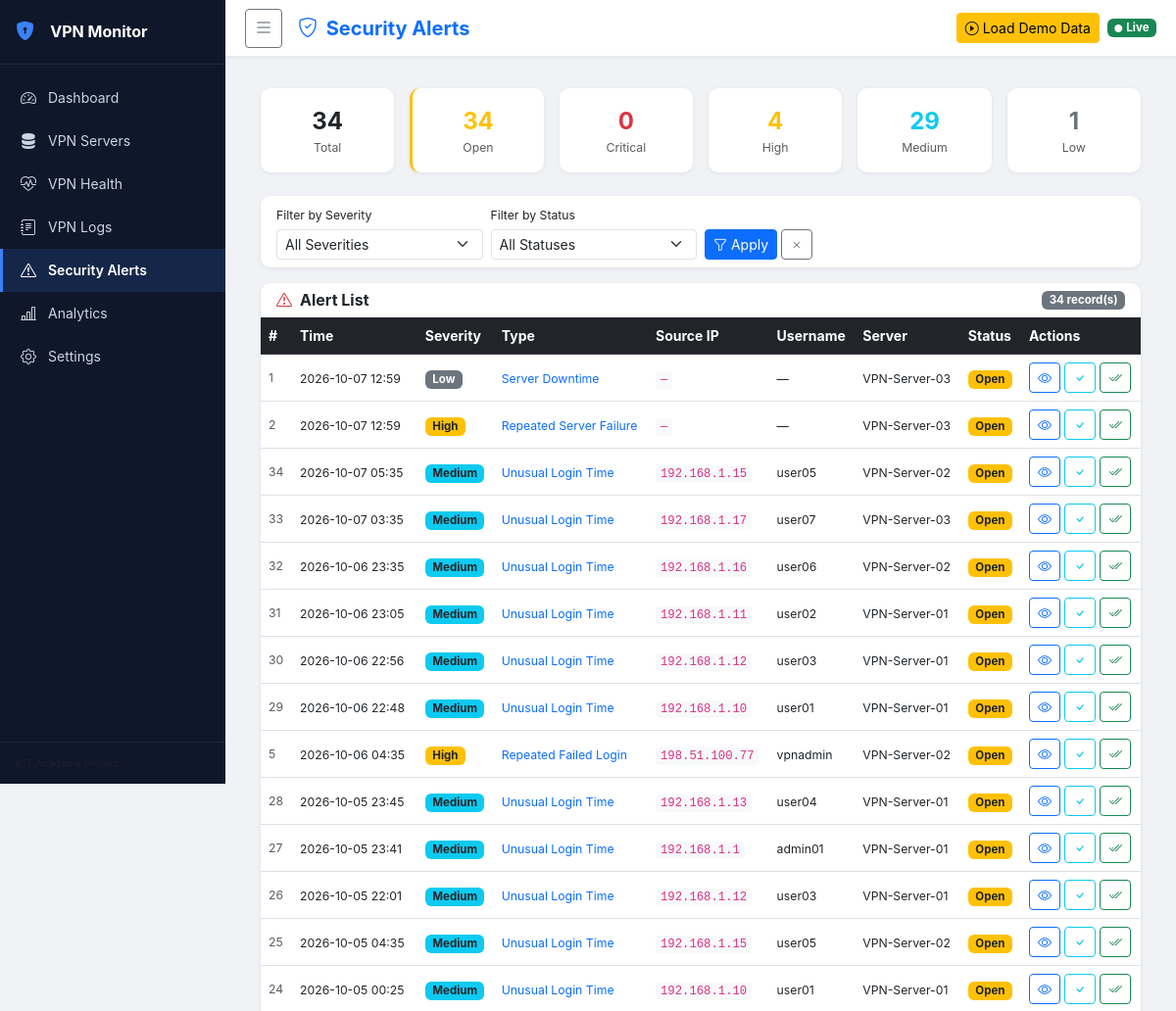
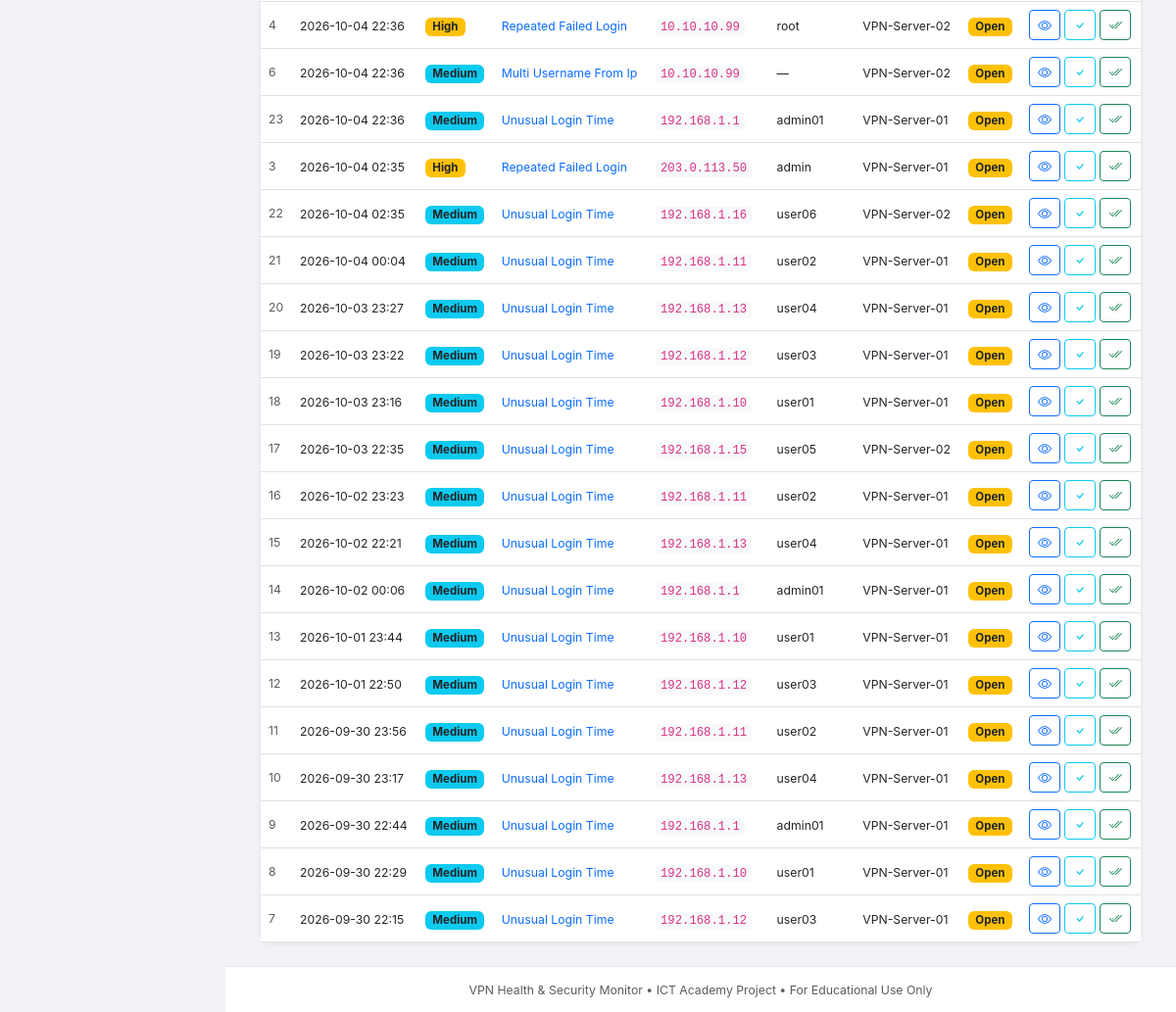
Screenshot of /alerts with the database file from the repository (2 pictures, top to bottom).
### tables this page shows
CREATE TABLE alerts (
            id           INTEGER PRIMARY KEY AUTOINCREMENT,
            timestamp    TEXT NOT NULL,
            severity     TEXT NOT NULL,
            alert_type   TEXT NOT NULL,
            source_ip    TEXT,
            username     TEXT,
            server_name  TEXT,
            description  TEXT,
            details      TEXT,
            status       TEXT DEFAULT 'open',
            created_at   TEXT DEFAULT (datetime('now')),
            updated_at   TEXT DEFAULT (datetime('now'))
        );

### routes/alerts.py (the view)
@alerts_bp.route('/alerts')
def alerts():
    page = request.args.get('page', 1, type=int)
    severity_filter = request.args.get('severity', '')
    status_filter = request.args.get('status', '')
    alert_list, total = get_all_alerts(
        severity_filter=severity_filter or None,
        status_filter=status_filter or None,
        page=page,
        per_page=50,
    )
    stats = get_alert_stats()
    total_pages = max(1, (total + 49) // 50)
    return render_template(
        'alerts.html',
        alerts=alert_list,
        stats=stats,
        total=total,
        page=page,
        total_pages=total_pages,
        severity_filter=severity_filter,
        status_filter=status_filter,
        severity_levels=SEVERITY_LEVELS,
        status_options=STATUS_OPTIONS,
    )

### database/database.py (called while the page is built)
def get_db_connection():
    conn = sqlite3.connect(config.DATABASE_PATH)
    conn.row_factory = sqlite3.Row  # Allows accessing columns by name
    conn.execute("PRAGMA foreign_keys = ON")  # Enable foreign key support
    return conn

### models/alert.py (called while the page is built)
def get_all_alerts(severity_filter=None, status_filter=None, page=1, per_page=50):
    conn = get_db_connection()
    conditions = []
    params = []
    if severity_filter:
        conditions.append("severity = ?")
        params.append(severity_filter)
    if status_filter:
        conditions.append("status = ?")
        params.append(status_filter)
    where_clause = "WHERE " + " AND ".join(conditions) if conditions else ""
    total = conn.execute(
        f"SELECT COUNT(*) FROM alerts {where_clause}", params
    ).fetchone()[0]
    offset = (page - 1) * per_page
    rows = conn.execute(
        f"SELECT * FROM alerts {where_clause} ORDER BY timestamp DESC LIMIT ? OFFSET ?",
        params + [per_page, offset]
    ).fetchall()
    conn.close()
    return [dict(r) for r in rows], total

def get_alert_stats():
    conn = get_db_connection()
    row = conn.execute("""
        SELECT
            COUNT(*) AS total,
            SUM(CASE WHEN status = 'open' THEN 1 ELSE 0 END) AS open_count,
            SUM(CASE WHEN severity = 'critical' THEN 1 ELSE 0 END) AS critical,
            SUM(CASE WHEN severity = 'high' THEN 1 ELSE 0 END) AS high,
            SUM(CASE WHEN severity = 'medium' THEN 1 ELSE 0 END) AS medium,
            SUM(CASE WHEN severity = 'low' THEN 1 ELSE 0 END) AS low
        FROM alerts
    """).fetchone()
    conn.close()
    return dict(row) if row else {
        'total': 0, 'open_count': 0,
        'critical': 0, 'high': 0, 'medium': 0, 'low': 0
    }

### templates/alerts.html (shortened to what this page needs)
{% extends "base.html" %}
{% block page_title %}Security Alerts{% endblock %}
{% block content %}
<div class="container-fluid">
    <div class="row g-3 mb-4">
        <div class="col-6 col-md-2">
            <div class="card border-0 stat-card text-center">
                <div class="card-body py-3">
                    <div class="fw-bold fs-4">{{ stats.total }}</div>
                    <div class="small text-muted">Total</div>
                </div>
            </div>
        </div>
        <div class="col-6 col-md-2">
            <div class="card border-0 stat-card text-center border-start border-warning border-3">
                <div class="card-body py-3">
                    <div class="fw-bold fs-4 text-warning">{{ stats.open_count }}</div>
                    <div class="small text-muted">Open</div>
                </div>
            </div>
        </div>
        <div class="col-6 col-md-2">
            <div class="card border-0 stat-card text-center">
                <div class="card-body py-3">
                    <div class="fw-bold fs-4 text-danger">{{ stats.critical }}</div>
                    <div class="small text-muted">Critical</div>
                </div>
            </div>
        </div>
        <div class="col-6 col-md-2">
            <div class="card border-0 stat-card text-center">
                <div class="card-body py-3">
                    <div class="fw-bold fs-4 text-warning">{{ stats.high }}</div>
                    <div class="small text-muted">High</div>
                </div>
            </div>
        </div>
        <div class="col-6 col-md-2">
            <div class="card border-0 stat-card text-center">
                <div class="card-body py-3">
                    <div class="fw-bold fs-4 text-info">{{ stats.medium }}</div>
                    <div class="small text-muted">Medium</div>
                </div>
            </div>
        </div>
        <div class="col-6 col-md-2">
            <div class="card border-0 stat-card text-center">
                <div class="card-body py-3">
                    <div class="fw-bold fs-4 text-secondary">{{ stats.low }}</div>
                    <div class="small text-muted">Low</div>
                </div>
            </div>
        </div>
    </div>
    <div class="card border-0 mb-3">
        <div class="card-body py-2">
            <form method="GET" action="{{ url_for('alerts.alerts') }}" class="row g-2 align-items-end">
                <div class="col-md-3">
                    <label class="form-label small mb-1">Filter by Severity</label>
                    <select name="severity" class="form-select form-select-sm">
                        <option value="">All Severities</option>
                    </select>
                </div>
                <div class="col-md-3">
                    <label class="form-label small mb-1">Filter by Status</label>
                    <select name="status" class="form-select form-select-sm">
                        <option value="">All Statuses</option>
                    </select>
                </div>
                <div class="col-md-2 d-flex gap-1">
                    <button type="submit" class="btn btn-primary btn-sm">
                        <i class="bi bi-funnel"></i> Apply
                    </button>
                    <a href="{{ url_for('alerts.alerts') }}" class="btn btn-outline-secondary btn-sm">
                        <i class="bi bi-x"></i>
                    </a>
                </div>
            </form>
        </div>
    </div>
    <div class="card border-0">
        <div class="card-header bg-transparent border-0 d-flex justify-content-between align-items-center">
            <h6 class="mb-0 fw-bold"><i class="bi bi-exclamation-triangle me-2 text-danger"></i>Alert List</h6>
            <span class="badge bg-secondary">{{ total }} record(s)</span>
        </div>
        <div class="card-body p-0">
            {% if alerts %}
            <div class="table-responsive">
                <table class="table table-hover align-middle mb-0">
                    <thead class="table-dark">
                        <tr>
                            <th>#</th>
                            <th>Time</th>
                            <th>Severity</th>
                            <th>Type</th>
                            <th>Source IP</th>
                            <th>Username</th>
                            <th>Server</th>
                            <th>Status</th>
                            <th>Actions</th>
                        </tr>
                    </thead>
                    <tbody>
                        {% for alert in alerts %}
                        <tr>
                            <td class="text-muted small">{{ alert.id }}</td>
                            <td><small>{{ alert.timestamp[:16] }}</small></td>
                            <td>
                                {% if alert.severity == 'critical' %}
                                    <span class="badge bg-danger">Critical</span>
                                {% elif alert.severity == 'high' %}
                                    <span class="badge bg-warning text-dark">High</span>
                                {% elif alert.severity == 'medium' %}
                                    <span class="badge bg-info text-dark">Medium</span>
                                {% else %}
                                    <span class="badge bg-secondary">Low</span>
                                {% endif %}
                            </td>
                            <td>
                                <a href="{{ url_for('alerts.alert_detail', alert_id=alert.id) }}" class="text-decoration-none">
                                    <small>{{ alert.alert_type | replace('_', ' ') | title }}</small>
                                </a>
                            </td>
                            <td><code class="small">{{ alert.source_ip or '—' }}</code></td>
                            <td><small>{{ alert.username or '—' }}</small></td>
                            <td><small>{{ alert.server_name or '—' }}</small></td>
                            <td>
                                {% if alert.status == 'open' %}
                                    <span class="badge bg-warning text-dark">Open</span>
                                {% elif alert.status == 'acknowledged' %}
                                    <span class="badge bg-info text-dark">Acknowledged</span>
                                {% else %}
                                    <span class="badge bg-success">Resolved</span>
                                {% endif %}
                            </td>
                            <td>
                                <div class="d-flex gap-1">
                                    <a href="{{ url_for('alerts.alert_detail', alert_id=alert.id) }}"
                                       class="btn btn-sm btn-outline-primary" title="View details">
                                        <i class="bi bi-eye"></i>
                                    </a>
                                    {% if alert.status == 'open' %}
                                    <form action="{{ url_for('alerts.acknowledge', alert_id=alert.id) }}" method="POST">
                                        <button type="submit" class="btn btn-sm btn-outline-info" title="Acknowledge">
                                            <i class="bi bi-check"></i>
                                        </button>
                                    </form>
                                    {% endif %}
                                    {% if alert.status != 'resolved' %}
                                    <form action="{{ url_for('alerts.resolve', alert_id=alert.id) }}" method="POST">
                                        <button type="submit" class="btn btn-sm btn-outline-success" title="Resolve">
                                            <i class="bi bi-check2-all"></i>
                                        </button>
                                    </form>
                                    {% endif %}
                                </div>
                            </td>
                        </tr>
                        {% endfor %}
                    </tbody>
                </table>
            </div>
            {% else %}
            <div class="text-center py-5 text-muted">
                <i class="bi bi-shield-check display-4 text-success"></i>
                <p class="mt-3">No alerts found. Great – system looks healthy!</p>
            </div>
            {% endif %}
        </div>
    </div>
</div>
{% endblock %}

### static/css/style.css (style rules this page uses)
:root { --sidebar-width: 230px; --topbar-height: 58px; --bg: #f0f2f5; --surface: #ffffff; --border: #e5e7eb; --text: #1f2328; --muted: #57606a; --primary: #0d6efd; --sidebar-bg: #0f172a; --sidebar-text: #cbd5e1; --sidebar-active: #3b82f6; --sidebar-hover: #1e293b; }
*, *::before, *::after { box-sizing: border-box; }
body { font-family: -apple-system, "Segoe UI", system-ui, sans-serif; font-size: 14px; background-color: var(--bg); color: var(--text); margin: 0; overflow-x: hidden; }
.stat-card { background: var(--surface); border-radius: 10px; box-shadow: 0 1px 4px rgba(0,0,0,0.07); transition: box-shadow 0.2s; }
.card { background: var(--surface); border-radius: 10px; box-shadow: 0 1px 4px rgba(0,0,0,0.07); }
.card-header { border-radius: 10px 10px 0 0 !important; }
.badge { font-size: 0.72rem; }
code { font-size: 0.8rem; background: #f8f9fa; padding: 2px 5px; border-radius: 4px; color: #d63384; }

### rows the page displays
alerts: id "1", timestamp "2026-10-07 12:59", severity "Low", alert_type "Server Downtime", source_ip "—", username "—", server_name "VPN-Server-03", status "Open"
alerts: id "2", timestamp "2026-10-07 12:59", severity "High", alert_type "Repeated Server Failure", source_ip "—", username "—", server_name "VPN-Server-03", status "Open"
alerts: id "34", timestamp "2026-10-07 05:35", severity "Medium", alert_type "Unusual Login Time", source_ip "192.168.1.15", username "user05", server_name "VPN-Server-02", status "Open"
alerts: id "33", timestamp "2026-10-07 03:35", severity "Medium", alert_type "Unusual Login Time", source_ip "192.168.1.17", username "user07", server_name "VPN-Server-03", status "Open"
alerts: id "32", timestamp "2026-10-06 23:35", severity "Medium", alert_type "Unusual Login Time", source_ip "192.168.1.16", username "user06", server_name "VPN-Server-02", status "Open"
alerts: id "31", timestamp "2026-10-06 23:05", severity "Medium", alert_type "Unusual Login Time", source_ip "192.168.1.11", username "user02", server_name "VPN-Server-01", status "Open"
alerts: id "30", timestamp "2026-10-06 22:56", severity "Medium", alert_type "Unusual Login Time", source_ip "192.168.1.12", username "user03", server_name "VPN-Server-01", status "Open"
alerts: id "29", timestamp "2026-10-06 22:48", severity "Medium", alert_type "Unusual Login Time", source_ip "192.168.1.10", username "user01", server_name "VPN-Server-01", status "Open"
alerts: id "5", timestamp "2026-10-06 04:35", severity "High", alert_type "Repeated Failed Login", source_ip "198.51.100.77", username "vpnadmin", server_name "VPN-Server-02", status "Open"
alerts: id "28", timestamp "2026-10-05 23:45", severity "Medium", alert_type "Unusual Login Time", source_ip "192.168.1.13", username "user04", server_name "VPN-Server-01", status "Open"
alerts: id "27", timestamp "2026-10-05 23:41", severity "Medium", alert_type "Unusual Login Time", source_ip "192.168.1.1", username "admin01", server_name "VPN-Server-01", status "Open"
alerts: id "26", timestamp "2026-10-05 22:01", severity "Medium", alert_type "Unusual Login Time", source_ip "192.168.1.12", username "user03", server_name "VPN-Server-01", status "Open"
alerts: id "25", timestamp "2026-10-05 04:35", severity "Medium", alert_type "Unusual Login Time", source_ip "192.168.1.15", username "user05", server_name "VPN-Server-02", status "Open"
alerts: id "24", timestamp "2026-10-05 00:25", severity "Medium", alert_type "Unusual Login Time", source_ip "192.168.1.10", username "user01", server_name "VPN-Server-01", status "Open"
alerts: id "4", timestamp "2026-10-04 22:36", severity "High", alert_type "Repeated Failed Login", source_ip "10.10.10.99", username "root", server_name "VPN-Server-02", status "Open"
alerts: id "6", timestamp "2026-10-04 22:36", severity "Medium", alert_type "Multi Username From Ip", source_ip "10.10.10.99", username "—", server_name "VPN-Server-02", status "Open"
alerts: id "23", timestamp "2026-10-04 22:36", severity "Medium", alert_type "Unusual Login Time", source_ip "192.168.1.1", username "admin01", server_name "VPN-Server-01", status "Open"
alerts: id "3", timestamp "2026-10-04 02:35", severity "High", alert_type "Repeated Failed Login", source_ip "203.0.113.50", username "admin", server_name "VPN-Server-01", status "Open"
alerts: id "22", timestamp "2026-10-04 02:35", severity "Medium", alert_type "Unusual Login Time", source_ip "192.168.1.16", username "user06", server_name "VPN-Server-02", status "Open"
alerts: id "21", timestamp "2026-10-04 00:04", severity "Medium", alert_type "Unusual Login Time", source_ip "192.168.1.11", username "user02", server_name "VPN-Server-01", status "Open"
alerts: id "20", timestamp "2026-10-03 23:27", severity "Medium", alert_type "Unusual Login Time", source_ip "192.168.1.13", username "user04", server_name "VPN-Server-01", status "Open"
alerts: id "19", timestamp "2026-10-03 23:22", severity "Medium", alert_type "Unusual Login Time", source_ip "192.168.1.12", username "user03", server_name "VPN-Server-01", status "Open"
alerts: id "18", timestamp "2026-10-03 23:16", severity "Medium", alert_type "Unusual Login Time", source_ip "192.168.1.10", username "user01", server_name "VPN-Server-01", status "Open"
alerts: id "17", timestamp "2026-10-03 22:35", severity "Medium", alert_type "Unusual Login Time", source_ip "192.168.1.15", username "user05", server_name "VPN-Server-02", status "Open"
alerts: id "16", timestamp "2026-10-02 23:23", severity "Medium", alert_type "Unusual Login Time", source_ip "192.168.1.11", username "user02", server_name "VPN-Server-01", status "Open"
alerts: id "15", timestamp "2026-10-02 22:21", severity "Medium", alert_type "Unusual Login Time", source_ip "192.168.1.13", username "user04", server_name "VPN-Server-01", status "Open"
alerts: id "14", timestamp "2026-10-02 00:06", severity "Medium", alert_type "Unusual Login Time", source_ip "192.168.1.1", username "admin01", server_name "VPN-Server-01", status "Open"
alerts: id "13", timestamp "2026-10-01 23:44", severity "Medium", alert_type "Unusual Login Time", source_ip "192.168.1.10", username "user01", server_name "VPN-Server-01", status "Open"
alerts: id "12", timestamp "2026-10-01 22:50", severity "Medium", alert_type "Unusual Login Time", source_ip "192.168.1.12", username "user03", server_name "VPN-Server-01", status "Open"
alerts: id "11", timestamp "2026-09-30 23:56", severity "Medium", alert_type "Unusual Login Time", source_ip "192.168.1.11", username "user02", server_name "VPN-Server-01", status "Open"
alerts: id "10", timestamp "2026-09-30 23:17", severity "Medium", alert_type "Unusual Login Time", source_ip "192.168.1.13", username "user04", server_name "VPN-Server-01", status "Open"
alerts: id "9", timestamp "2026-09-30 22:44", severity "Medium", alert_type "Unusual Login Time", source_ip "192.168.1.1", username "admin01", server_name "VPN-Server-01", status "Open"
alerts: id "8", timestamp "2026-09-30 22:29", severity "Medium", alert_type "Unusual Login Time", source_ip "192.168.1.10", username "user01", server_name "VPN-Server-01", status "Open"
alerts: id "7", timestamp "2026-09-30 22:15", severity "Medium", alert_type "Unusual Login Time", source_ip "192.168.1.12", username "user03", server_name "VPN-Server-01", status "Open"

### other values shown
{{ stats.total }} "34"
{{ stats.open_count }} "34"
{{ stats.critical }} "0"
{{ stats.high }} "4"
{{ stats.medium }} "29"
{{ stats.low }} "1"
{{ total }} "34"
